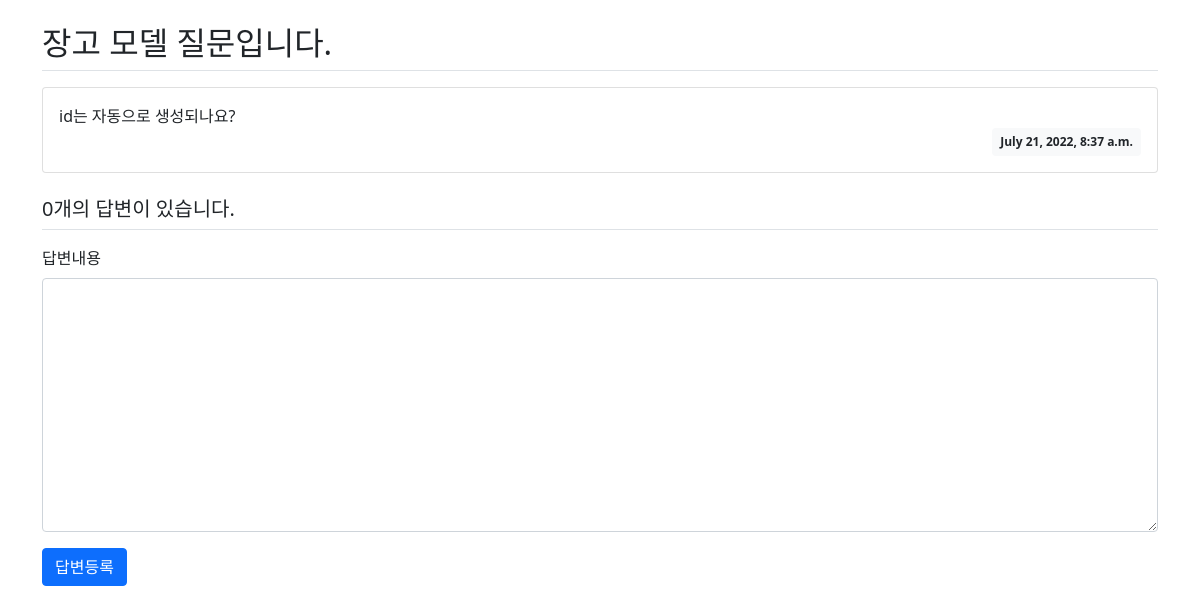
Page /pybo/2/ on the earlier database version.
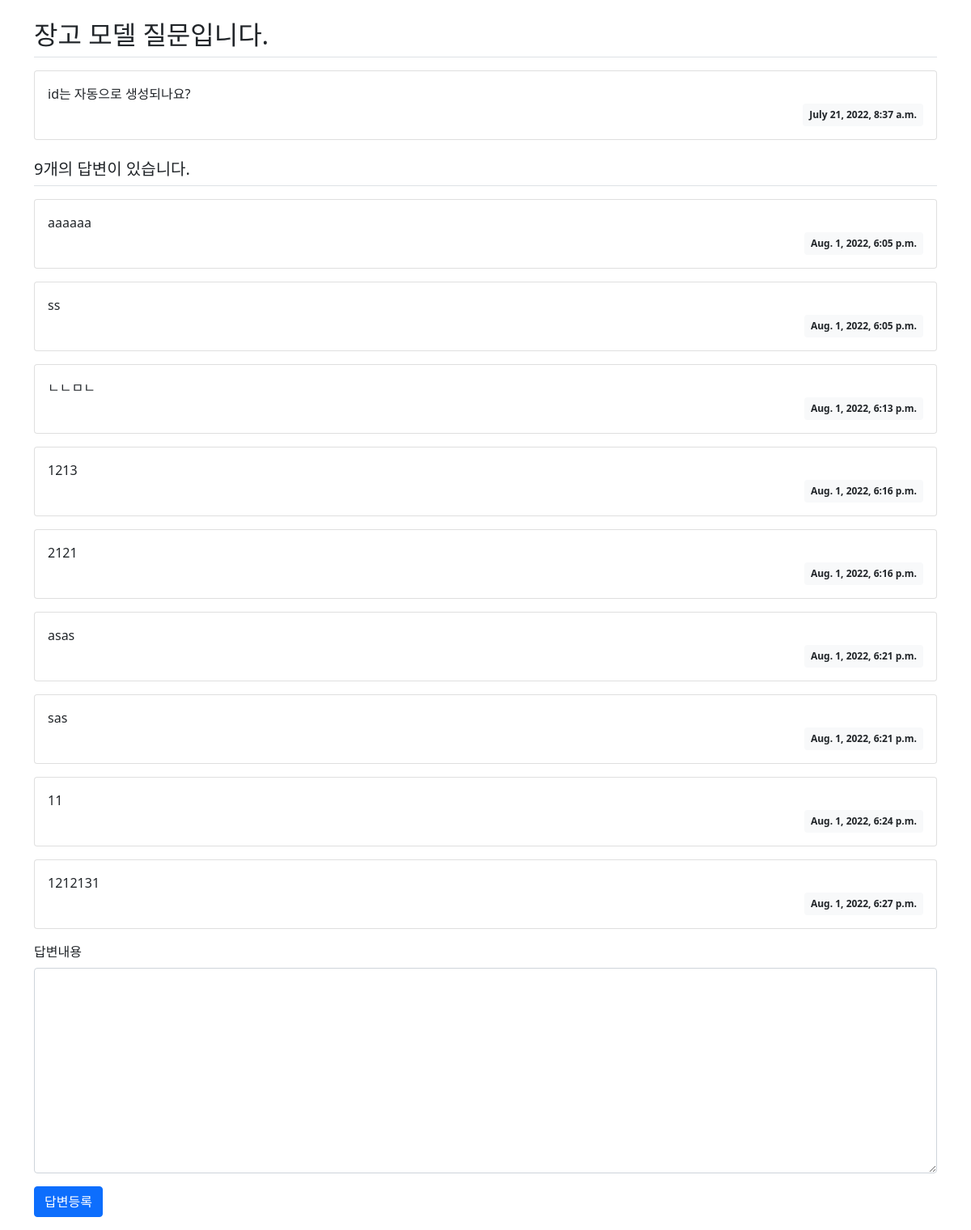
Same page on the later database version.
### pybo/models.py (models this page shows, shortened)
class Question(models.Model):
    subject = models.CharField(max_length=200)              #제목
    content = models.TextField()                            #내용
    create_date = models.DateTimeField(auto_now_add=True)   #작성일자

class Answer(models.Model):
    question = models.ForeignKey(Question, on_delete=models.CASCADE)    #외래키=질문 , CASCADE delete
    content = models.TextField()
    create_date = models.DateTimeField(auto_now_add=True)

### pybo/views.py (the view)
# urls.py: path('pybo/<int:question_id>/', views.detail, name="detail"),
def detail(request, question_id):
    print("aaa")
    question = get_object_or_404(Question, pk=question_id)
    context = {'question': question}
    return render(request, 'pybo/question_detail.html', context)

### templates/pybo/question_detail.html
{% load static %}
<link rel="stylesheet" type="text/css" href="{% static 'bootstrap.min.css' %}">
<div class="container my-3">
    <h2 class="border-bottom py-2">{{ question.subject }}</h2>
    <div class="card my-3">
        <div class="card-body">
            <div class="card-text" style="white-space: pre-line;">{{ question.content }}</div>
            <div class="d-flex justify-content-end">
                <div class="badge bg-light text-dark p-2">
                    {{ question.create_date }}
                </div>
            </div>
        </div>
    </div>
    <h5 class="border-bottom my-3 py-2">{{question.answer_set.count}}개의 답변이 있습니다.</h5>
    {% for answer in question.answer_set.all %}
    <div class="card my-3">
        <div class="card-body">
            <div class="card-text" style="white-space: pre-line;">{{ answer.content }}</div>
            <div class="d-flex justify-content-end">
                <div class="badge bg-light text-dark p-2">
                    {{ answer.create_date }}
                </div>
            </div>
        </div>
    </div>
    {% endfor %}
    <form action="{% url 'pybo:answer_create' question.id %}" method="post" class="my-3">
        <div class="mb-3">
            <label for="content" class="form-label">답변내용</label>
            <textarea name="content" id="content" class="form-control" rows="10"></textarea>
        </div>
        <input type="submit" value="답변등록" class="btn btn-primary">
    </form>
</div>

Differences in the rows shown:
computed for Question "장고 모델 질문입니다.": answer_set.count "0" → "9"
added Answer: content "aaaaaa", create_date "Aug. 1, 2022, 6:05 p.m."
added Answer: content "ss", create_date "Aug. 1, 2022, 6:05 p.m."
added Answer: content "ㄴㄴㅁㄴ", create_date "Aug. 1, 2022, 6:13 p.m."
added Answer: content "1213", create_date "Aug. 1, 2022, 6:16 p.m."
added Answer: content "2121", create_date "Aug. 1, 2022, 6:16 p.m."
added Answer: content "asas", create_date "Aug. 1, 2022, 6:21 p.m."
added Answer: content "sas", create_date "Aug. 1, 2022, 6:21 p.m."
added Answer: content "11", create_date "Aug. 1, 2022, 6:24 p.m."
added Answer: content "1212131", create_date "Aug. 1, 2022, 6:27 p.m."
